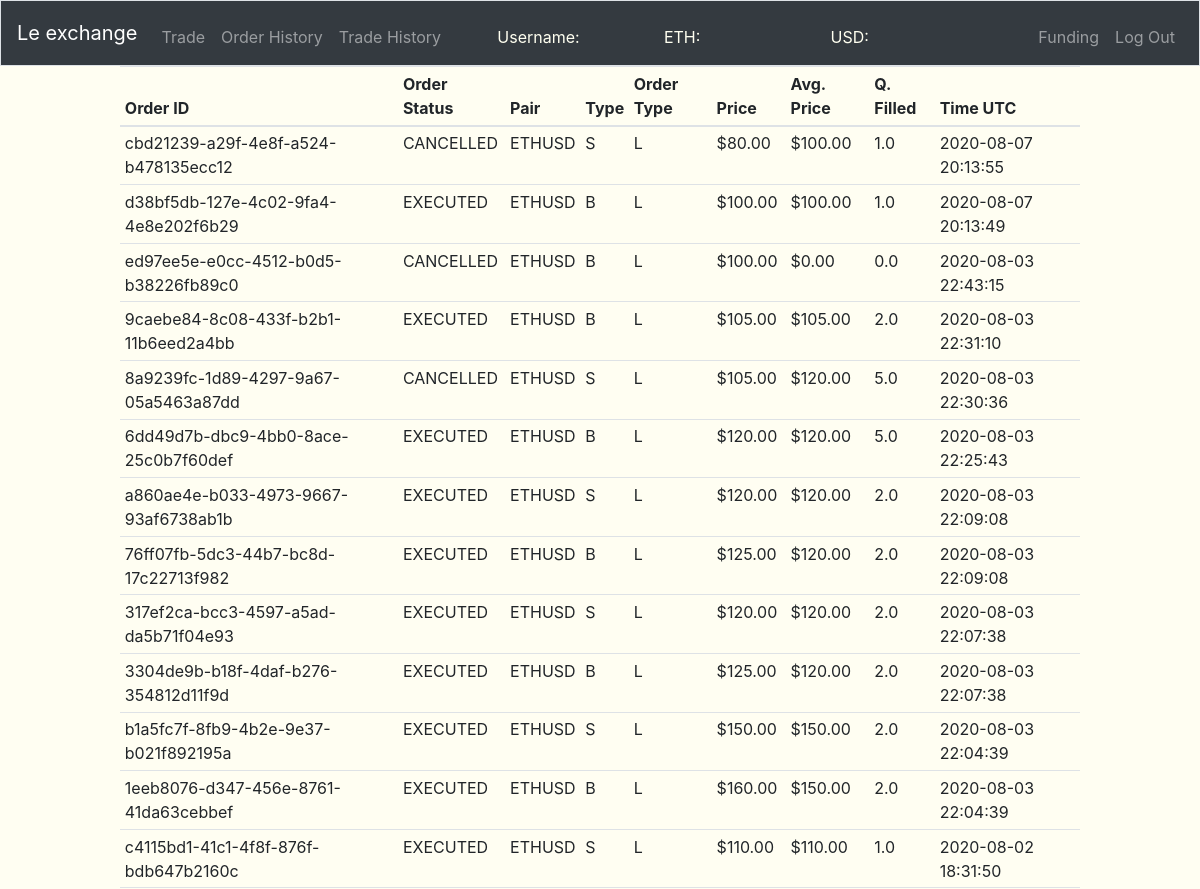
/order-history (signed in, upper part), run on an earlier commit of the app's database.
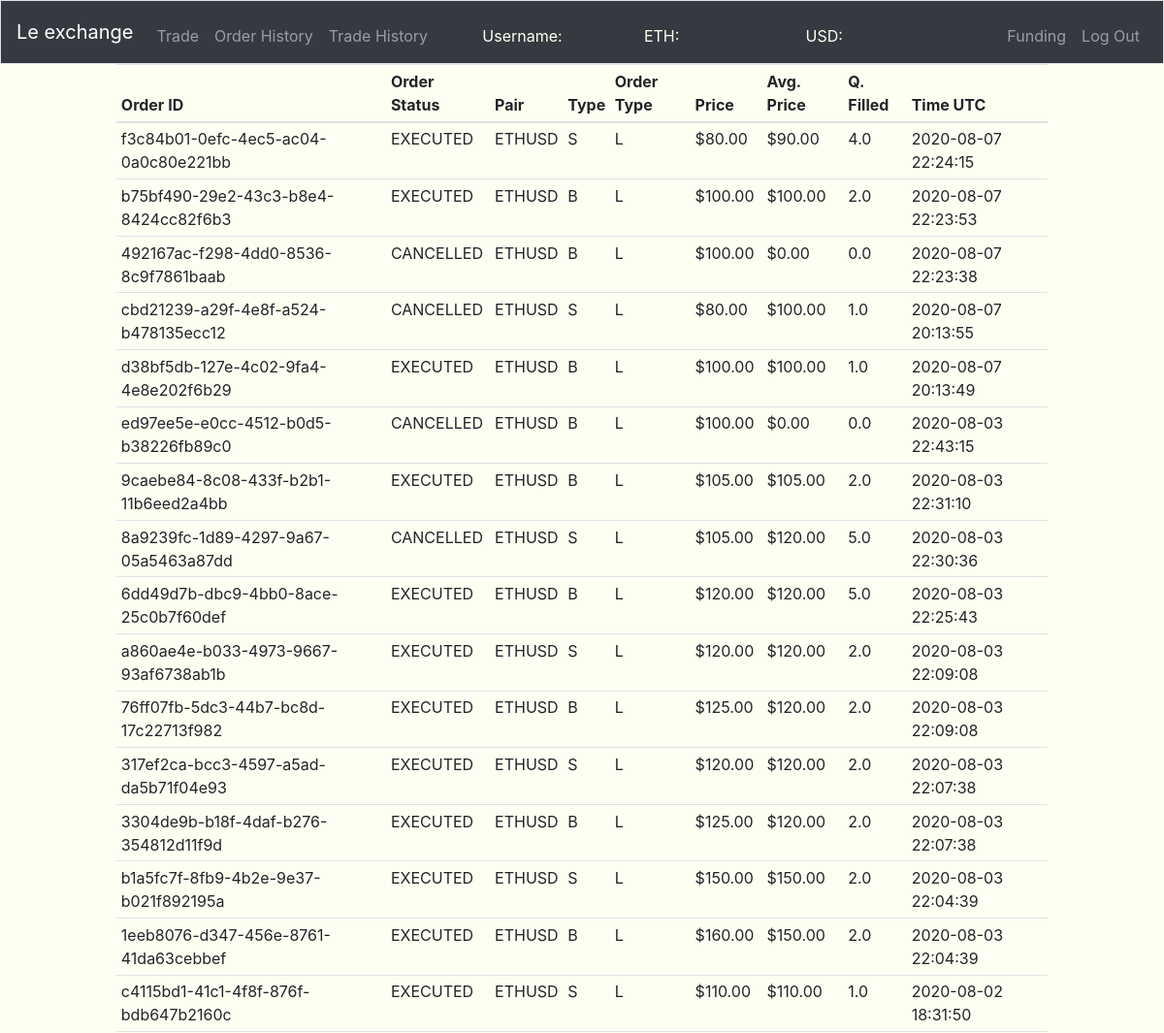
And on a later commit of the database.
### tables this page shows
CREATE TABLE "order_history" (
	"order_id"	VARCHAR(255) NOT NULL,
	"user_id"	INTEGER NOT NULL,
	"pair"	VARCHAR(255) NOT NULL,
	"type"	CHAR(1) NOT NULL,
	"ordertype"	CHAR(1) NOT NULL,
	"price"	REAL NOT NULL,
	"avg_price"	REAL NOT NULL,
	"quantity_filled"	REAL NOT NULL,
	"time"	INTEGER NOT NULL,
	"status"	TEXT NOT NULL,
	PRIMARY KEY("order_id")
);

### views.py (the view)
@app.route('/order-history', methods=["GET"])
@login_required
def order_history():
    order_history = db.execute(
        "SELECT * FROM order_history WHERE user_id = :id ORDER BY time DESC", id=session["user_id"])
    return render_template("history.html", order_history=order_history)

### app.py (called while the page is built)
@app.after_request
def after_request(response):
    response.headers["Cache-Control"] = "no-cache, no-store, must-revalidate"
    response.headers["Expires"] = 0
    response.headers["Pragma"] = "no-cache"
    return response

### helper.py (called while the page is built)
def login_required(f):
    @wraps(f)
    def decorated_function(*args, **kwargs):
        if session.get("user_id") is None:
            return redirect("/login"), 403
        return f(*args, **kwargs)
    return decorated_function

def usd(value):
    return f"${value:,.2f}"

def timeformater(time):
    return datetime.datetime.utcfromtimestamp(time)

### templates/history.html (shortened to what this page needs)
{% extends "layout.html" %}
{% block main %}
<table class="table table-hover table-sm" style="width: 80%; margin-left: auto; margin-right: auto;">
  <thead s>
    <tr>
      <th scope="col">Order ID</th>
      <th scope="col">Order Status</th>
      <th scope="col">Pair</th>
      <th scope="col">Type</th>
      <th scope="col">Order Type</th>
      <th scope="col">Price</th>
      <th scope="col">Avg. Price</th>
      <th scope="col">Q. Filled</th>
      <th scope="col">Time UTC</th>
    </tr>
  </thead>
  <tbody>
    {% for i in order_history %}
      <tr>
        <td>{{i.order_id}}</td>
        <td>{{i.status}}</td>
        <td>{{i.pair}}</td>
        <td>{{i.type}}</td>
        <td>{{i.ordertype}}</td>
        <td>{{i.price|usd}}</td>
        <td>{{i.avg_price|usd}}</td>
        <td>{{i.quantity_filled}}</td>
        <td>{{i.time|timeformater}}</td>
      </tr>
    {% endfor %}
  </tbody>
</table>
{% endblock %}

What changed in the data, as far as the page shows it:
added order_history: order_id "f3c84b01-0efc-4ec5-ac04-0a0c80e221bb", status "EXECUTED", pair "ETHUSD", type "S", ordertype "L", price "$80.00", avg_price "$90.00", quantity_filled "4.0", time "2020-08-07 22:24:15"
added order_history: order_id "b75bf490-29e2-43c3-b8e4-8424cc82f6b3", status "EXECUTED", pair "ETHUSD", type "B", ordertype "L", price "$100.00", avg_price "$100.00", quantity_filled "2.0", time "2020-08-07 22:23:53"
added order_history: order_id "492167ac-f298-4dd0-8536-8c9f7861baab", status "CANCELLED", pair "ETHUSD", type "B", ordertype "L", price "$100.00", avg_price "$0.00", quantity_filled "0.0", time "2020-08-07 22:23:38"
